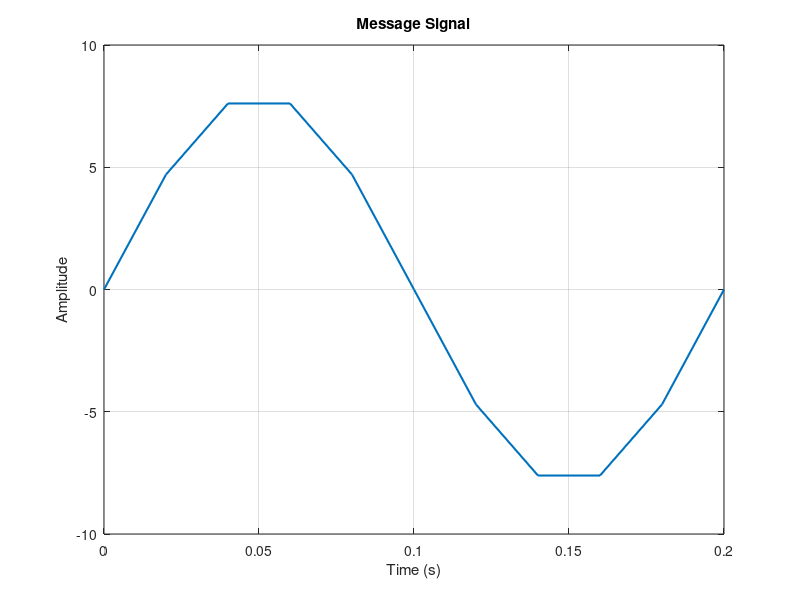
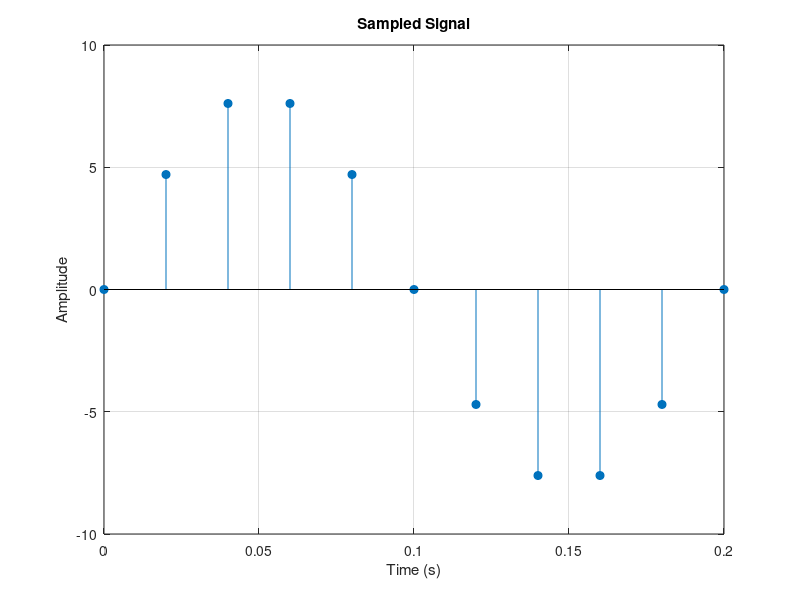
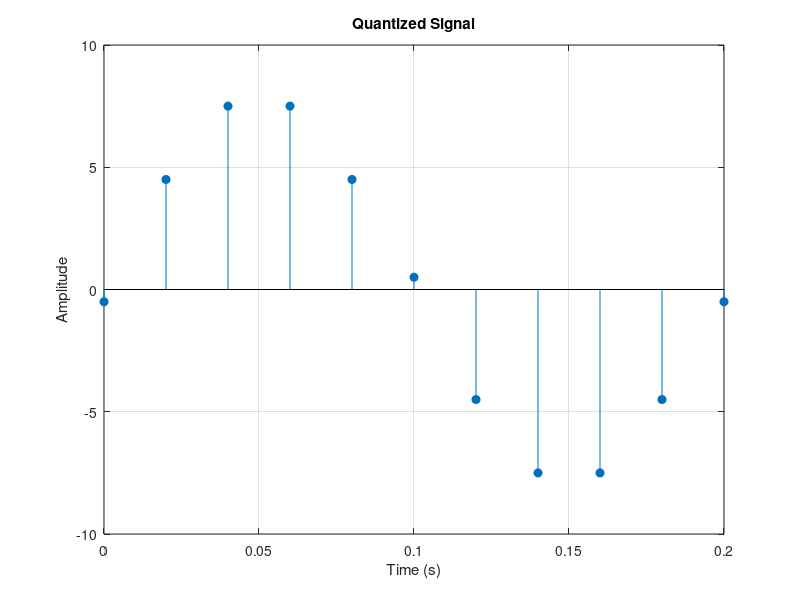
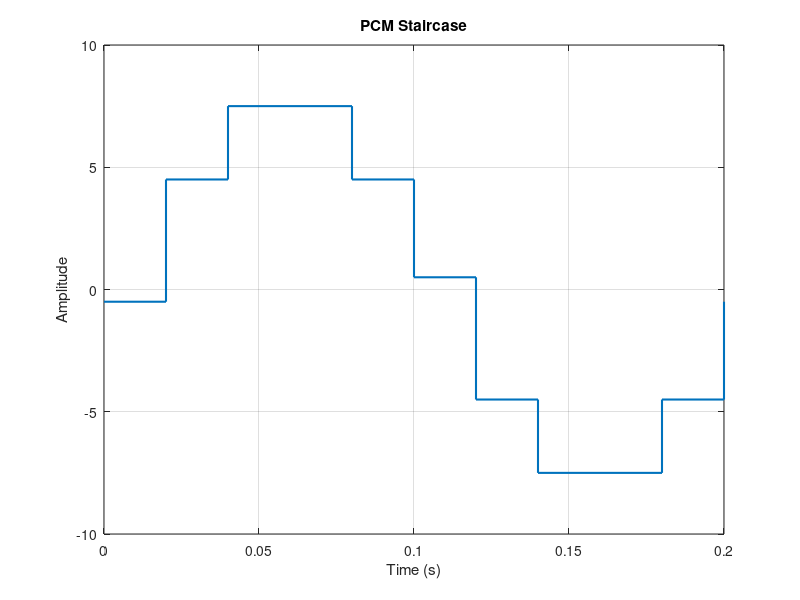

Here is the MATLAB script that generated these plots, in order:
clc;
clear;
close all;

%% Parameters
Am = 8;
fm = 5;          % Message frequency
fs = 50;         % Sampling frequency
n = 4;
l = 2^n;

t = 0:1/fs:1/fm;

%% Message signal
m = Am*sin(2*pi*fm*t);

%% Sampling
sampled_signal = m;

%% Quantization
delta = (2*Am)/l;

Qlevels = zeros(1,l);
for i = 1:l
    Qlevels(i) = (i*delta) - Am - (delta/2);
end

%% Quantized signal
k = length(m);
quantized_signal = zeros(1,k);

for i = 1:k
    p = m(i);
    [~, k1] = min(abs(p - Qlevels));
    quantized_signal(i) = Qlevels(k1);
end

%% Encoding PCM code (Octave compatible)
pcm_code = zeros(length(m), n);

for i = 1:length(m)
    k2 = quantized_signal(i);
    idx = find(Qlevels == k2) - 1;
    binstr = dec2bin(idx, n);
    pcm_code(i,:) = binstr - '0';
end

%% Plotting
figure;
plot(t, m, 'LineWidth', 1.5);
title('Message Signal');
xlabel('Time (s)');
ylabel('Amplitude');
grid on;

figure;
stem(t, sampled_signal, 'filled');
title('Sampled Signal');
xlabel('Time (s)');
ylabel('Amplitude');
grid on;

figure;
stem(t, quantized_signal, 'filled');
title('Quantized Signal');
xlabel('Time (s)');
ylabel('Amplitude');
grid on;

figure;
stairs(t, quantized_signal, 'LineWidth', 1.5);
title('PCM Staircase');
xlabel('Time (s)');
ylabel('Amplitude');
grid on;

figure;
stairs(reshape(pcm_code.',1,[]),'LineWidth',1.5);
title('PCM Bit Stream');
xlabel('Bit Index');
ylabel('Bit Value');
ylim([-0.2 1.2]);
grid on;

%% Display Output
disp('Quantization Levels:');
disp(Qlevels);

disp('Quantized Signal:');
disp(quantized_signal);

disp('PCM Code (Binary Representation):');
disp(pcm_code);

disp('Serial PCM Bit Stream:');
disp(reshape(pcm_code.',1,[]));
